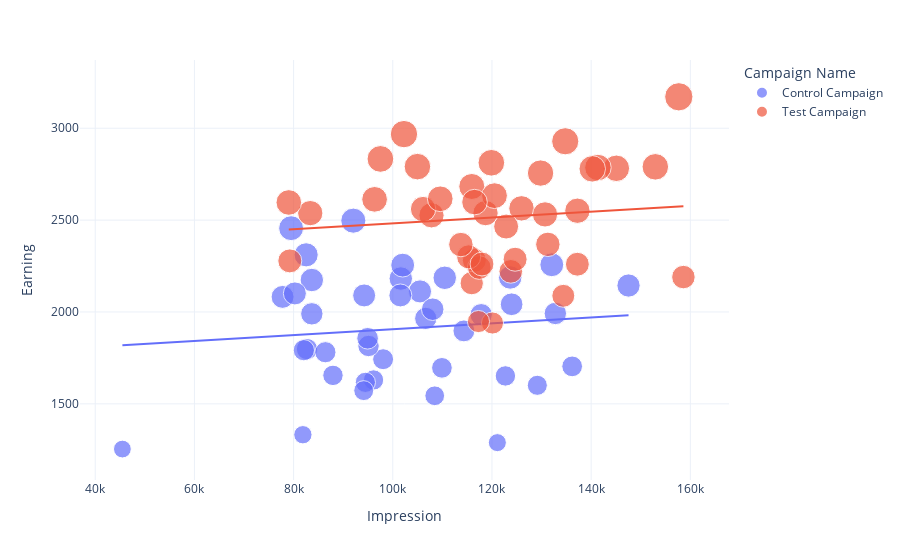

Notebook code cell kept with this figure:
### Markdown cell above
#### Earnings vs Impressions

### Code cell
figure = px.scatter(data_frame = ab_data, 
                    x="Impression",
                    y="Earning", 
                    size="Earning", 
                    color= "Campaign Name", 
                    trendline="ols")
figure.show()
